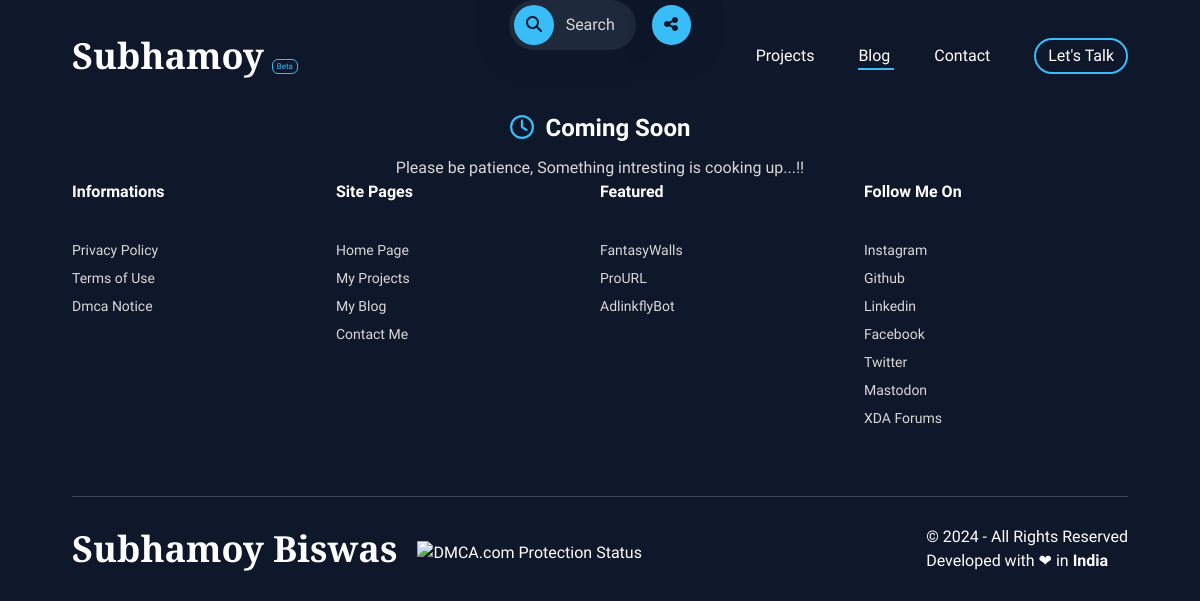
/htdocs/blog.php, run on the app's committed database.
### tables this page shows
CREATE TABLE `projects` (
  `id` int(10) NOT NULL,
  `name` varchar(100) NOT NULL,
  `shortdes` varchar(100) NOT NULL,
  `description` varchar(200) NOT NULL,
  `link` varchar(100) NOT NULL,
  `year` int(4) NOT NULL,
  `thumbnail` varchar(200) NOT NULL DEFAULT './assets/images/projects/default.jpg',
  `stag` varchar(100) DEFAULT NULL,
  `platform` varchar(100) DEFAULT NULL,
  `stack` varchar(200) DEFAULT NULL,
  `status` varchar(100) NOT NULL DEFAULT 'active',
  `is_featured` int(1) NOT NULL DEFAULT 0,
  `is_open_sourced` int(1) NOT NULL DEFAULT 0,
  `repo` varchar(100) DEFAULT NULL,
  `user_count` bigint(100) DEFAULT NULL
);

CREATE TABLE `socials` (
  `id` int(10) NOT NULL,
  `platform` varchar(100) NOT NULL,
  `icon` varchar(100) NOT NULL,
  `link` varchar(100) NOT NULL,
  `stag` varchar(100) DEFAULT NULL
);

### htdocs/core/host_config.php (called while the page is built)
<?php
$currentHost = $_SERVER['HTTP_HOST'];
$localIP = $_ENV['LOCAL_IP'];
$domain = $_ENV['DOMAIN'];
if($currentHost == "localhost") {
    $basePath = "https://localhost/neosubhamoy/htdocs";
}
elseif ($currentHost == $localIP) {
    $basePath = "https://" . $localIP . "/neosubhamoy/htdocs";
}
else {
    $basePath = "https://" . $currentHost;
}
?>

### htdocs/core/query_functions.php (called while the page is built, shortened)
<?php
function fetch_all_records($conn, $table_name) {
    $sql = "SELECT * FROM $table_name";
    $result = $conn -> query($sql);
    return $result;
}
function fetch_featured_projects($conn) {
    $sql = "SELECT * FROM projects WHERE is_featured = 1";
    $result = $conn -> query($sql);
    return $result;
}
?>

### htdocs/blog.php (the view, shortened to what this page needs)
<?php
require 'core/connection.php';
require 'core/host_config.php';
require 'core/query_functions.php';
?>
<!DOCTYPE html>
<html lang="en" class="scroll-smooth">
<head>
    <?php require 'assets/_integrate.php';?>
</head>
<body class="font-lexend bg-bg_primary text-accent_secondary">
    <?php include 'assets/_floatingbar.php';?>
    <?php require 'assets/_header.php';?>
    <div class="blogbox w-full px-4 lg:px-[4.5rem] flex flex-col items-center text-center">
        <div class="mt-[30vh] mb-[60vh]">
            <h1 class="text-2xl font-bold"><i class="fa-regular fa-clock fa-spin text-accent_primary"></i>&nbsp; Coming Soon</h1>
            <p class="text-base text-accent_three mt-3">Please be patience, Something intresting is cooking up...!!</p>
        </div>
    </div>
    <?php require 'assets/_footer.php';?>
</body>
</html>

### htdocs/assets/_footer.php (shortened to what this page needs)
<footer class="w-full px-6 lg:px-[4.5rem]">
    <div class="fottermenu w-full flex justify-around flex-wrap lg:flex-nowrap mb-10">
        <div class="w-[50%] lg:w-[25%] flex flex-col justify-start items-start mb-10 lg:mb-0">
            <h6 class="font-bold mb-8">Informations</h6>
            <a class="text-sm text-accent_three my-1 hover:text-accent_secondary transition transform duration-100" href="<?php echo $basePath . '/privacy-policy' ?>">Privacy Policy</a>
            <a class="text-sm text-accent_three my-1 hover:text-accent_secondary transition transform duration-100" href="<?php echo $basePath . '/terms-of-use' ?>">Terms of Use</a>
            <a class="text-sm text-accent_three my-1 hover:text-accent_secondary transition transform duration-100" href="<?php echo $basePath . '/dmca' ?>">Dmca Notice</a>
        </div>
        <div class="w-[50%] lg:w-[25%] flex flex-col justify-start items-start mb-10 lg:mb-0">
            <h6 class="font-bold mb-8">Site Pages</h6>
            <a class="text-sm text-accent_three my-1 hover:text-accent_secondary transition transform duration-100" href="<?php echo $basePath ?>">Home Page</a>
            <a class="text-sm text-accent_three my-1 hover:text-accent_secondary transition transform duration-100" href="<?php echo $basePath . '/projects' ?>">My Projects</a>
            <a class="text-sm text-accent_three my-1 hover:text-accent_secondary transition transform duration-100" href="<?php echo $basePath . '/blog' ?>">My Blog</a>
            <a class="text-sm text-accent_three my-1 hover:text-accent_secondary transition transform duration-100" href="<?php echo $basePath . '/contact' ?>">Contact Me</a>
        </div>
        <div class="w-[50%] lg:w-[25%] flex flex-col justify-start items-start mb-10 lg:mb-0">
            <h6 class="font-bold mb-8">Featured</h6>
            <?php
            $featured_projects_footer = fetch_featured_projects($conn);
            if($featured_projects_footer -> num_rows > 0) {
                while($featured_footer_item = $featured_projects_footer -> fetch_assoc()) {
                    echo "
                    <a class='text-sm text-accent_three my-1 hover:text-accent_secondary transition transform duration-100' href='".$featured_footer_item['link']."' target='_blank'>".$featured_footer_item['name']."</a>
                    ";
                }
            }
            ?>
        </div>
        <div class="w-[50%] lg:w-[25%] flex flex-col justify-start items-start mb-10 lg:mb-0">
            <h6 class="font-bold mb-8">Follow Me On</h6>
            <?php
            $footer_socials = fetch_all_records($conn, "socials");
            if($footer_socials -> num_rows > 0) {
                while($footer_social = $footer_socials -> fetch_assoc()) {
                    if($footer_social['platform'] == "Mastodon") {
                        echo "
                        <a class='text-sm text-accent_three my-1 hover:text-accent_secondary transition transform duration-100' rel='me' href='".$footer_social['link']."' target='_blank'>".$footer_social['platform']."</a>
                        ";
                    } else {
                        echo "
                        <a class='text-sm text-accent_three my-1 hover:text-accent_secondary transition transform duration-100' href='".$footer_social['link']."' target='_blank'>".$footer_social['platform']."</a>
                        ";
                    }
                }
            }
            ?>
        </div>
    </div>
    <hr class="opacity-20 mt-16 mb-5">
    <div class="copyrightsection w-full flex justify-between items-center mt-7 mb-12">
        <div class="items-center hidden lg:flex">
            <a class="font-cormorant text-4xl font-bold" href="https://<?php echo $domain ?>">Subhamoy Biswas</a>
            <span class="ml-5 mt-2">
                <a href="//www.dmca.com/Protection/Status.aspx?ID=8b6891f8-49be-46fd-83a4-efbc89007880" title="DMCA.com Protection Status" class="dmca-badge"><img src ="https://images.dmca.com/Badges/dmca-badge-w100-5x1-07.png?ID=8b6891f8-49be-46fd-83a4-efbc89007880"  alt="DMCA.com Protection Status" /></a><script src="https://images.dmca.com/Badges/DMCABadgeHelper.min.js"></script>
            </span>
        </div>
        <div class="flex flex-col">
            <p class="">&#169; <script>document.write(new Date().getFullYear())</script> - All Rights Reserved<br>Developed with &#10084; in <strong>India</strong></p>
        </div>
    </div>
</footer>

### htdocs/assets/style.css (style rules this page uses)
html { line-height: 1.5; -webkit-text-size-adjust: 100%; -moz-tab-size: 4; -o-tab-size: 4; tab-size: 4; font-family: ui-sans-serif, system-ui, -apple-system, BlinkMacSystemFont, "Segoe UI", Roboto, "Helvetica Neue", Arial, "Noto Sans", sans-serif, "Apple Color Emoji", "Segoe UI Emoji", "Segoe UI Symbol", "Noto Color Emoji"; font-feature-settings: normal; font-variation-settings: normal; }
body { margin: 0; line-height: inherit; }
hr { height: 0; color: inherit; border-top-width: 1px; }
h1, h2, h3, h4, h5, h6 { font-size: inherit; font-weight: inherit; }
a { color: inherit; text-decoration: inherit; }
b, strong { font-weight: bolder; }
blockquote, dl, dd, h1, h2, h3, h4, h5, h6, hr, figure, p, pre { margin: 0; }
img, svg, video, canvas, audio, iframe, embed, object { display: block; vertical-align: middle; }
img, video { max-width: 100%; height: auto; }
.my-1 { margin-top: 0.25rem; margin-bottom: 0.25rem; }
.mb-10 { margin-bottom: 2.5rem; }
.mb-12 { margin-bottom: 3rem; }
.mb-5 { margin-bottom: 1.25rem; }
.mb-8 { margin-bottom: 2rem; }
.mb-\[60vh\] { margin-bottom: 60vh; }
.ml-5 { margin-left: 1.25rem; }
.mt-16 { margin-top: 4rem; }
.mt-2 { margin-top: 0.5rem; }
.mt-3 { margin-top: 0.75rem; }
.mt-7 { margin-top: 1.75rem; }
.mt-\[30vh\] { margin-top: 30vh; }
.hidden { display: none; }
.w-\[50\%\] { width: 50%; }
.w-full { width: 100%; }
.transform { transform: translate(var(--tw-translate-x), var(--tw-translate-y)) rotate(var(--tw-rotate)) skewX(var(--tw-skew-x)) skewY(var(--tw-skew-y)) scaleX(var(--tw-scale-x)) scaleY(var(--tw-scale-y)); }
.flex-col { flex-direction: column; }
.flex-wrap { flex-wrap: wrap; }
.items-start { align-items: flex-start; }
.justify-start { justify-content: flex-start; }
.justify-between { justify-content: space-between; }
.justify-around { justify-content: space-around; }
.scroll-smooth { scroll-behavior: smooth; }
.bg-bg_primary { --tw-bg-opacity: 1; background-color: rgb(15 23 42 / var(--tw-bg-opacity)); }
.px-4 { padding-left: 1rem; padding-right: 1rem; }
.px-6 { padding-left: 1.5rem; padding-right: 1.5rem; }
.text-center { text-align: center; }
.font-cormorant { font-family: "Cormorant Upright", serif; }
.font-lexend { font-family: "Lexend Deca", sans-serif; }
.text-2xl { font-size: 1.5rem; line-height: 2rem; }
.text-4xl { font-size: 2.25rem; line-height: 2.5rem; }
.text-base { font-size: 1rem; line-height: 1.5rem; }
.text-sm { font-size: 0.875rem; line-height: 1.25rem; }
.font-bold { font-weight: 700; }
.text-accent_primary { --tw-text-opacity: 1; color: rgb(56 189 248 / var(--tw-text-opacity)); }
.text-accent_secondary { --tw-text-opacity: 1; color: rgb(255 255 255 / var(--tw-text-opacity)); }
.text-accent_three { --tw-text-opacity: 1; color: rgb(217 217 217 / var(--tw-text-opacity)); }
.opacity-20 { opacity: 0.2; }
.transition { transition-property: color, background-color, border-color, text-decoration-color, fill, stroke, opacity, box-shadow, transform, filter, -webkit-backdrop-filter; transition-property: color, background-color, border-color, text-decoration-color, fill, stroke, opacity, box-shadow, transform, filter, backdrop-filter; transition-property: color, background-color, border-color, text-decoration-color, fill, stroke, opacity, box-shadow, transform, filter, backdrop-filter, -webkit-backdrop-filter; transition-timing-function: cubic-bezier(0.4, 0, 0.2, 1); transition-duration: 150ms; }
.duration-100 { transition-duration: 100ms; }
@media (min-width: 1024px) { .lg\:mb-0 { margin-bottom: 0px; } }
@media (min-width: 1024px) { .lg\:flex { display: flex; } }
@media (min-width: 1024px) { .lg\:w-\[25\%\] { width: 25%; } }
@media (min-width: 1024px) { .lg\:flex-nowrap { flex-wrap: nowrap; } }
@media (min-width: 1024px) { .lg\:px-\[4\.5rem\] { padding-left: 4.5rem; padding-right: 4.5rem; } }

### data on the page
projects: name "FantasyWalls"
projects: name "ProURL"
projects: name "AdlinkflyBot"
socials: platform "Instagram"
socials: platform "Github"
socials: platform "Linkedin"
socials: platform "Facebook"
socials: platform "Twitter"
socials: platform "Mastodon"
socials: platform "XDA Forums"
